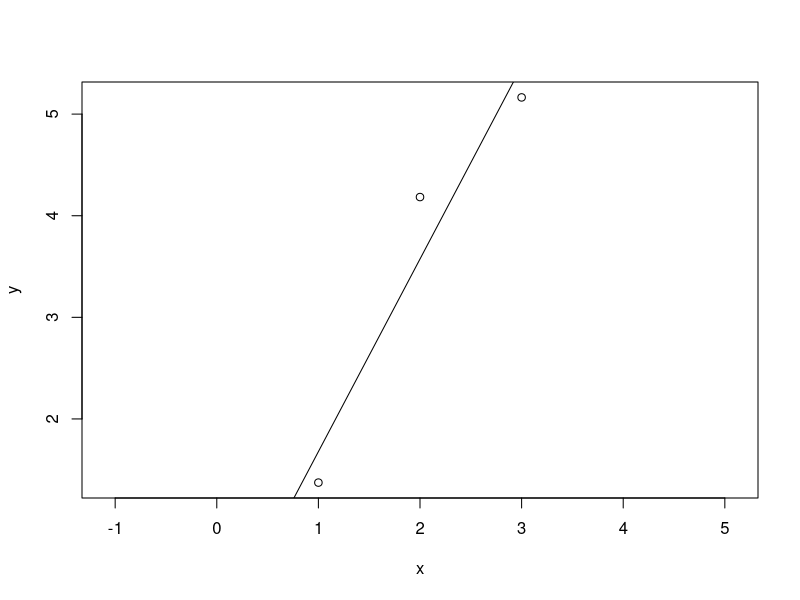
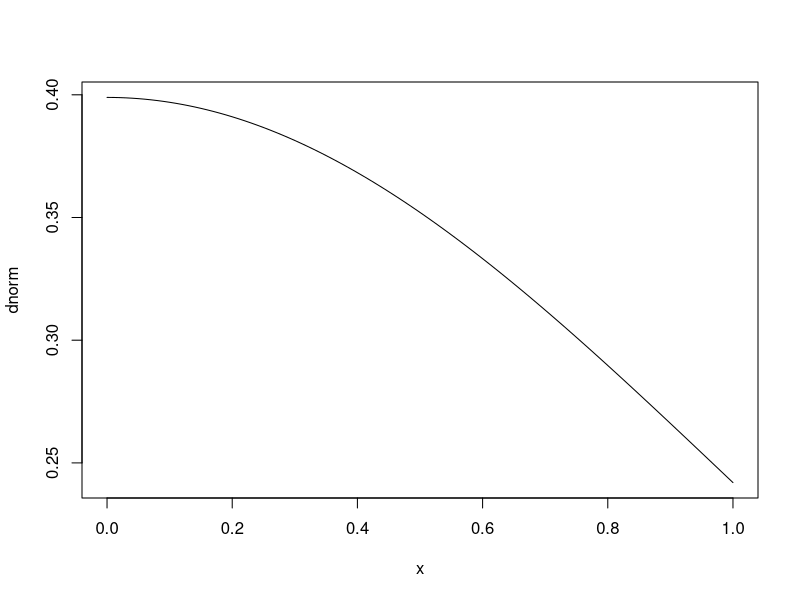
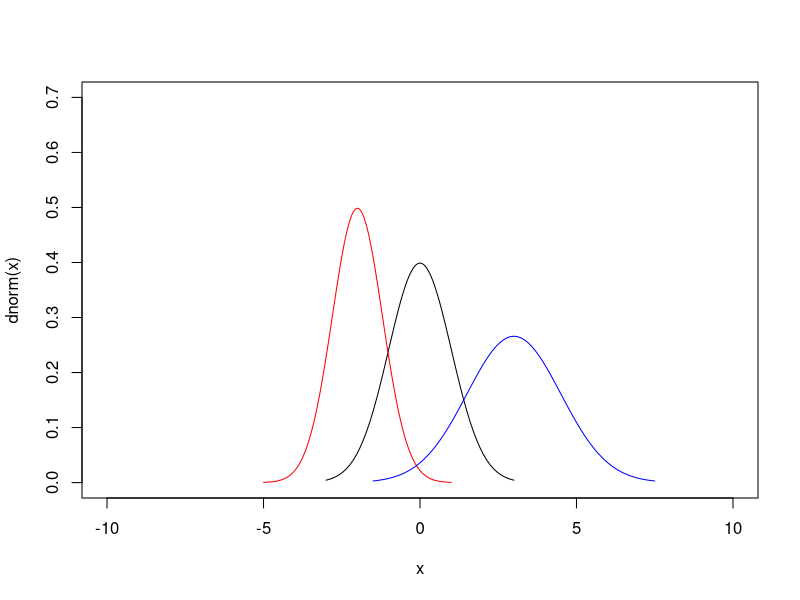
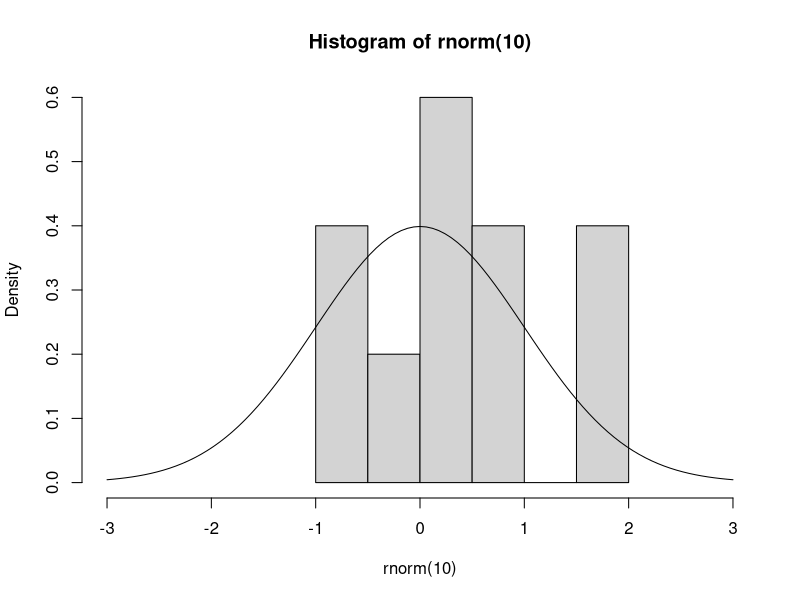

R code for these plots, in order:
# Create a vector called x
x <- c(1, 2, 3)
# y = 2*x
y = 2 * x
# Data frame
a <- data.frame(x, y)
# Data frame
data.frame(x, y)
a <- data.frame(x, y)
# Simulation for regression
set.seed(1)
a$y <- a$y +rnorm(3)
## Regression
plot(y ~ x ,a, asp=TRUE)
lm(y ~ x ,a)
a.lm = lm(y ~ x ,a)
abline(a.lm)
summary(a.lm)
## Normal distribution density
plot(dnorm)
curve(dnorm,-3,3, xlim=c(-10,10), ylim=c(0,0.7))
customdnorm <- function(x){dnorm(x, -2, 0.8)}
curve(customdnorm, -5,1, add=TRUE, col="red")
customdnorm <- function(x){dnorm(x, 3, 1.5)}
curve(customdnorm, -1.5,7.5, add=TRUE, col="blue")

## Test random number generator
hist(rnorm(10),  5,  freq=F, xlim=c(-3,3))
curve(dnorm,-3,3, add=T)
